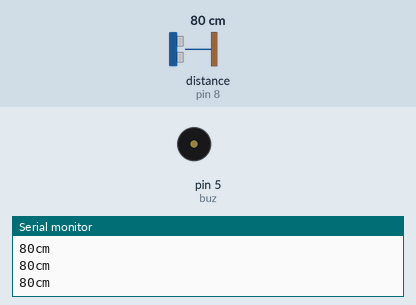
The sketch below on a simulated Arduino Uno, built with avr-gcc and run on an emulated ATmega328P. Shown: buzzer (waves = sounding, pin HIGH), the last lines printed to the serial monitor. Wiring (inferred from the names in the program): ultrasonic range finder: trigger pin 11; echo pin 8. The inputs (shaded band) are chosen by the test bench; at power-on: distance to the obstacle (sensor on pin 8) 80 cm. The echo pulse lasts 58.3 µs per cm; pins used as bus, display or sensor lines are not drawn.

Above: at 1.2 s.
1.3 s: distance to the obstacle (sensor on pin 8) set to 73 cm
2.8 s: distance to the obstacle (sensor on pin 8) set to 65 cm
At 3.19 s:
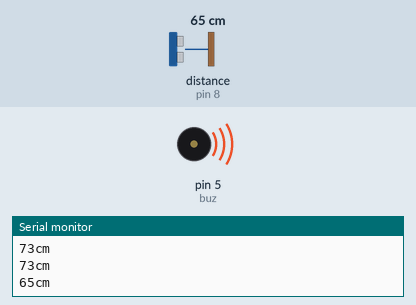
5.8 s: distance to the obstacle (sensor on pin 8) set to 250 cm
At 6.4 s:
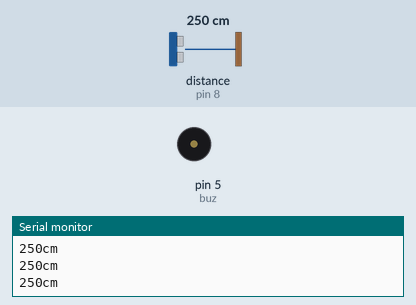
7.3 s: distance to the obstacle (sensor on pin 8) set to 2 cm
At 7.58 s:
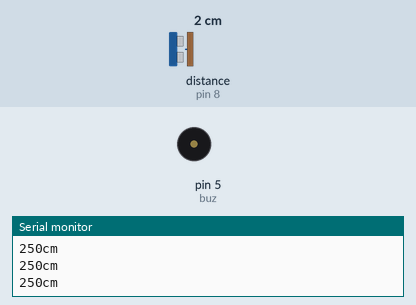
Timing chart, 0 to 11.3 s (numbered marks = the images above; inputs shaded):
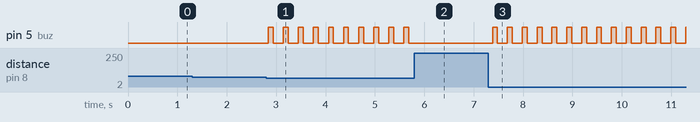

The sketch:

ex1.ino
```cpp
int trig_Pin = 11;
int echo_Pin = 8;
int buz=5;

void setup() {
  Serial.begin(9600);
  pinMode(trig_Pin,OUTPUT);
  pinMode(echo_Pin,INPUT);
  pinMode(buz,OUTPUT);
}

void loop() {
  long duration, cm;
  digitalWrite(trig_Pin,LOW);
  delayMicroseconds(2);

  digitalWrite(trig_Pin,HIGH);
  delayMicroseconds(5);
  digitalWrite(trig_Pin,LOW);

  duration = pulseIn(echo_Pin, HIGH);
  cm = microsecondsToCentimeters(duration);

  if (cm<=70 && cm>0)
  {
    digitalWrite(buz,HIGH);
    delay(100);
    digitalWrite(buz,LOW);
    delay(100);
  }
  Serial.print(cm);
  Serial.print("cm");
  Serial.println();
  delay(100);
  }
  long microsecondsToCentimeters(long microseconds)
  {
    return microseconds/29/2;
  }
 
```

Measured:
- the behaviour switches between 71 and 70 cm on distance to the obstacle (sensor on pin 8) (found by bisection; images 0 and 1)
- after the input at 2.8 s, pin 5 (buz): alternates HIGH for 0.10 s and LOW for 0.20 s, starting at once
- after the input at 5.8 s, pin 5 (buz): stops changing and stays LOW
- after the input at 7.3 s, pin 5 (buz): alternates HIGH for 0.10 s and LOW for 0.20 s, starting after 0.08 s
